Frame 1 (no input): blank canvas, image omitted
Frame 60 (the mouse pressed at the canvas centre just before this capture): blank canvas, image omitted
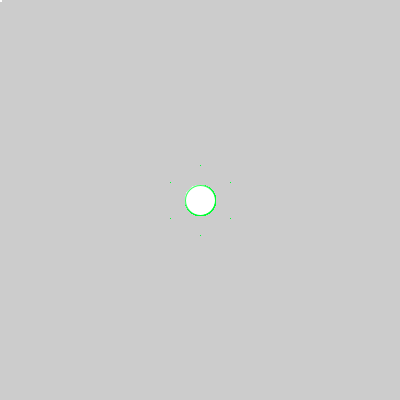
Frame 120 (the mouse held since frame 60 and released just before this capture)

The Processing sketch whose frames 1 and 60 were blank and that drew this single picture after the mouse press (run headless with seeded random() and noise(); from frame 60 on, the mouse is pressed at the canvas centre):

// Processing sketch: processing_40757
// ── processing_40757.pde

void setup() {
  size(400, 400);
  smooth();
}

// initialize the random variable
float r = 0;

void draw() {
  // draw according to mouse pressed/not
  if (mousePressed) {
    stroke(0, 255, 50, 200);
    point(mouseX-30-r, mouseY-18-r);
    point(mouseX+30+r, mouseY+18+r);
    point(mouseX-30-r, mouseY+18+r);
    point(mouseX+30+r, mouseY-18-r);
    point(mouseX+r, mouseY+35+r);
    point(mouseX+r, mouseY-35+r);
    ellipse(mouseX+r, mouseY+r, 30, 30);
  } else {
    stroke(255);
    ellipse(mouseX, mouseY, 3, 3);
  }
}

void mouseDragged() {
  // add a random movement
  r = random(5);
  
  // fill the background
    noStroke();
    fill(255, 2);
    rect(0, 0, width, height);
}

void mouseReleased() {
  // mark the release point
  strokeWeight(6);
  ellipse(mouseX+r, mouseY+r, 30, 30);
  strokeWeight(1);
}                               
